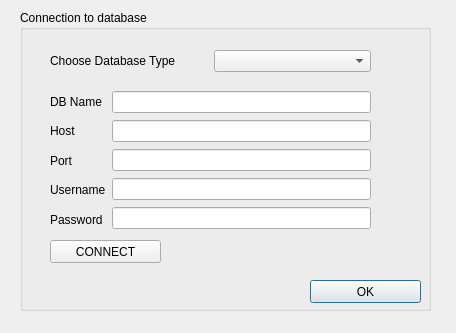
<?xml version="1.0" encoding="UTF-8"?>
<ui version="4.0">
 <class>Connection_to_db_window</class>
 <widget class="QDialog" name="Connection_to_db_window">
  <property name="geometry">
   <rect>
    <x>0</x>
    <y>0</y>
    <width>456</width>
    <height>333</height>
   </rect>
  </property>
  <property name="windowTitle">
   <string>Dialog</string>
  </property>
  <widget class="QGroupBox" name="groupBox">
   <property name="geometry">
    <rect>
     <x>20</x>
     <y>10</y>
     <width>411</width>
     <height>301</height>
    </rect>
   </property>
   <property name="title">
    <string>Connection to database</string>
   </property>
   <widget class="QPushButton" name="connect_db_button">
    <property name="geometry">
     <rect>
      <x>290</x>
      <y>270</y>
      <width>111</width>
      <height>23</height>
     </rect>
    </property>
    <property name="text">
     <string>OK</string>
    </property>
   </widget>
   <widget class="QWidget" name="layoutWidget">
    <property name="geometry">
     <rect>
      <x>30</x>
      <y>40</y>
      <width>321</width>
      <height>22</height>
     </rect>
    </property>
    <layout class="QHBoxLayout" name="horizontalLayout">
     <item>
      <widget class="QLabel" name="label">
       <property name="text">
        <string>Choose Database Type</string>
       </property>
      </widget>
     </item>
     <item>
      <widget class="QComboBox" name="comboBox"/>
     </item>
    </layout>
   </widget>
   <widget class="QWidget" name="layoutWidget">
    <property name="geometry">
     <rect>
      <x>30</x>
      <y>80</y>
      <width>321</width>
      <height>141</height>
     </rect>
    </property>
    <layout class="QHBoxLayout" name="horizontalLayout_2">
     <item>
      <layout class="QVBoxLayout" name="verticalLayout">
       <item>
        <widget class="QLabel" name="label_2">
         <property name="text">
          <string>DB Name</string>
         </property>
        </widget>
       </item>
       <item>
        <widget class="QLabel" name="label_3">
         <property name="text">
          <string>Host</string>
         </property>
        </widget>
       </item>
       <item>
        <widget class="QLabel" name="label_5">
         <property name="text">
          <string>Port</string>
         </property>
        </widget>
       </item>
       <item>
        <widget class="QLabel" name="label_4">
         <property name="text">
          <string>Username</string>
         </property>
        </widget>
       </item>
       <item>
        <widget class="QLabel" name="label_6">
         <property name="text">
          <string>Password</string>
         </property>
        </widget>
       </item>
      </layout>
     </item>
     <item>
      <layout class="QVBoxLayout" name="verticalLayout_2">
       <item>
        <widget class="QLineEdit" name="lineEdit_db_name"/>
       </item>
       <item>
        <widget class="QLineEdit" name="lineEdit_host"/>
       </item>
       <item>
        <widget class="QLineEdit" name="lineEdit_port"/>
       </item>
       <item>
        <widget class="QLineEdit" name="lineEdit_username"/>
       </item>
       <item>
        <widget class="QLineEdit" name="lineEdit_password"/>
       </item>
      </layout>
     </item>
    </layout>
   </widget>
   <widget class="QPushButton" name="test_button">
    <property name="geometry">
     <rect>
      <x>30</x>
      <y>230</y>
      <width>111</width>
      <height>23</height>
     </rect>
    </property>
    <property name="text">
     <string>CONNECT</string>
    </property>
   </widget>
  </widget>
 </widget>
 <resources/>
 <connections>
  <connection>
   <sender>connect_db_button</sender>
   <signal>clicked()</signal>
   <receiver>Connection_to_db_window</receiver>
   <slot>accept()</slot>
   <hints>
    <hint type="sourcelabel">
     <x>105</x>
     <y>261</y>
    </hint>
    <hint type="destinationlabel">
     <x>227</x>
     <y>166</y>
    </hint>
   </hints>
  </connection>
 </connections>
</ui>
